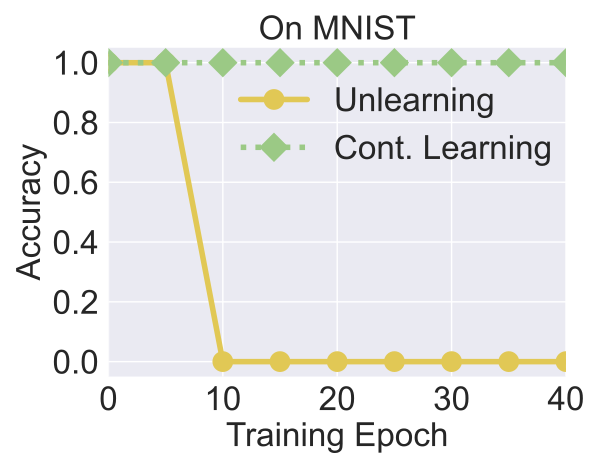

Here is the Python script that generated this plot:


import numpy as np
import matplotlib.pyplot as plt

epsilon = 3
beta = 1 / epsilon


x=[1, 2, 3, 4, 5]
# validation_for_plt =[97,95.8600, 94.9400, 93.5400, 93.2400]
# attack_for_plt=[0, 0.3524, 0, 0.1762, 0.1762]
# basic_for_plt=[99.8, 99.8, 99.8, 99.8, 99.8]

labels = [  '0', '10', '20', '30', '40']
# unl_org = [97.77, 97.55, 97.35, 97.29, 97.21, 97.21]

# unl_hess_r = [96.6, 96.66, 96.04, 95.94, 95.85, 97.21]
unl_mib = [1.0, 1.0, 1.0, 1.0, 1.0, 1.0, 1.0, 1.0, 1.0, 1.0, 1.0, 1.0, 1.0, 1.0, 1.0, 1.0, 1.0, 1.0, 1.0, 1.0, 1.0, 1.0, 1.0, 1.0, 1.0, 1.0, 1.0, 1.0, 1.0, 1.0, 1.0, 1.0, 1.0, 1.0, 1.0, 1.0, 1.0, 1.0, 1.0, 1.0, 1.0, 1.0, 1.0, 1.0, 1.0, 1.0, 1.0, 1.0, 1.0, 1.0, 1.0, 1.0, 1.0, 1.0, 1.0, 1.0, 1.0, 1.0, 1.0, 1.0, 1.0, 1.0]

unl_cap = [1.0, 1.0, 1.0, 1.0, 1.0, 1.0, 0.0, 0.0, 0.0, 0.0, 0.0, 0.0, 0.0, 0.0, 0.0, 0.0, 0.0, 0.0, 0.0, 0.0, 0.0, 0.0, 0.0, 0.0, 0.0, 0.0, 0.0, 0.0, 0.0, 0.0, 0.0, 0.0, 0.0, 0.0, 0.0, 0.0, 0.0, 0.0, 0.0, 0.0, 0.0, 0.0, 0.0, 0.0, 0.0, 0.0, 0.0, 0.0, 0.0, 0.0, 0.0, 0.0, 0.0, 0.0, 0.0, 0.0, 0.0, 0.0, 0.0, 0.0, 0.0, 0.0]
# unl_ss_wo = [94.32, 94.53, 94.78, 93.38, 94.04, 97.21]
# for i in range(len(x)):
#     unl_mib[i] = unl_mib[i]*10
#     unl_muv[i] = unl_muv[i] * 10

plt.style.use('seaborn')
plt.figure(figsize=(6, 4.7))
l_w=4
m_s=12
marker_s = 3
markevery=1
reduced_indices = range(0, len(unl_cap), 5)
new_unl_cap = [unl_cap[i] for i in reduced_indices]
new_unl_mib = [unl_mib[i] for i in reduced_indices]


#plt.figure(figsize=(8, 5.3))
#plt.plot(x, unl_fr, color='blue', marker='^', label='Retrain',linewidth=l_w, markersize=m_s)
plt.plot(reduced_indices, new_unl_cap, linestyle='-', color='#E1C855', marker='o', fillstyle='full', markevery=markevery, label='Unlearning', linewidth=l_w, markersize=m_s, markeredgewidth=marker_s)

plt.plot(reduced_indices, new_unl_mib, linestyle=':', color='#9BC985',  marker='D', fillstyle='full', markevery=markevery,
         label='Cont. Learning',linewidth=l_w, markersize=m_s, markeredgewidth=marker_s)

# plt.plot(x, unl_mib, linestyle=':', color='r',  marker='^', fillstyle='none', markevery=markevery,
#          label='VBU', linewidth=l_w,  markersize=m_s, markeredgewidth=marker_s)

# plt.plot(x, unl_hess_r, linestyle='-.', color='k',  marker='D', fillstyle='none', markevery=markevery,
#          label='HBFU',linewidth=l_w, markersize=m_s, markeredgewidth=marker_s)



#plt.plot(x, unl_vibu, color='silver',  marker='d',  label='VIBU',linewidth=4,  markersize=10)

# plt.plot(x, y_sa03, color='r',  marker='2',  label='AAAI21 A_acc, pr=0.3',linewidth=3, markersize=8)
# plt.plot(x, y_sa05, color='darkblue',  marker='4',  label='AAAI21 A_acc, pr=0.5',linewidth=3, markersize=8)
# plt.plot(x, y_ma03, color='darkviolet',  marker='3',  label='FedMC A_acc, pr=0.3',linewidth=3, markersize=8)
# plt.plot(x, y_ma05, color='cyan',  marker='p',  label='FedMC A_acc, pr=0.5',linewidth=3, markersize=8)


# plt.grid()
leg = plt.legend(fancybox=True, shadow=True)
# plt.xlabel('Malicious Client Ratio (%)' ,fontsize=16)
plt.ylabel('Accuracy' ,fontsize=24)
my_y_ticks = np.arange(0.0, 1.082, 0.2)
plt.yticks(my_y_ticks,fontsize=24)
plt.xlim(0, 40)
plt.xticks(range(0, 41, 10), fontsize=24)
plt.xlabel('Training Epoch', fontsize=24)

#plt.xticks(x, labels, fontsize=28)
# plt.title('CIFAR10 IID')

#plt.annotate(r"1e0", xy=(0.1, 1.01), xycoords='axes fraction', xytext=(-10, 10),textcoords='offset points', ha='right', va='center', fontsize=15)

# plt.title('On CIFAR10', fontsize=24)
plt.legend(loc=(0.26,0.6),fontsize=24)
plt.title("On MNIST", fontsize=24)
plt.tight_layout()

plt.rcParams['figure.figsize'] = (2.0, 1)
plt.rcParams['image.interpolation'] = 'nearest'
plt.rcParams['figure.subplot.left'] = 0.11
plt.rcParams['figure.subplot.bottom'] = 0.08
plt.rcParams['figure.subplot.right'] = 0.977
plt.rcParams['figure.subplot.top'] = 0.969
plt.savefig('MNIST_training_acc_shift.pdf', format='pdf', dpi=200)
plt.show()
